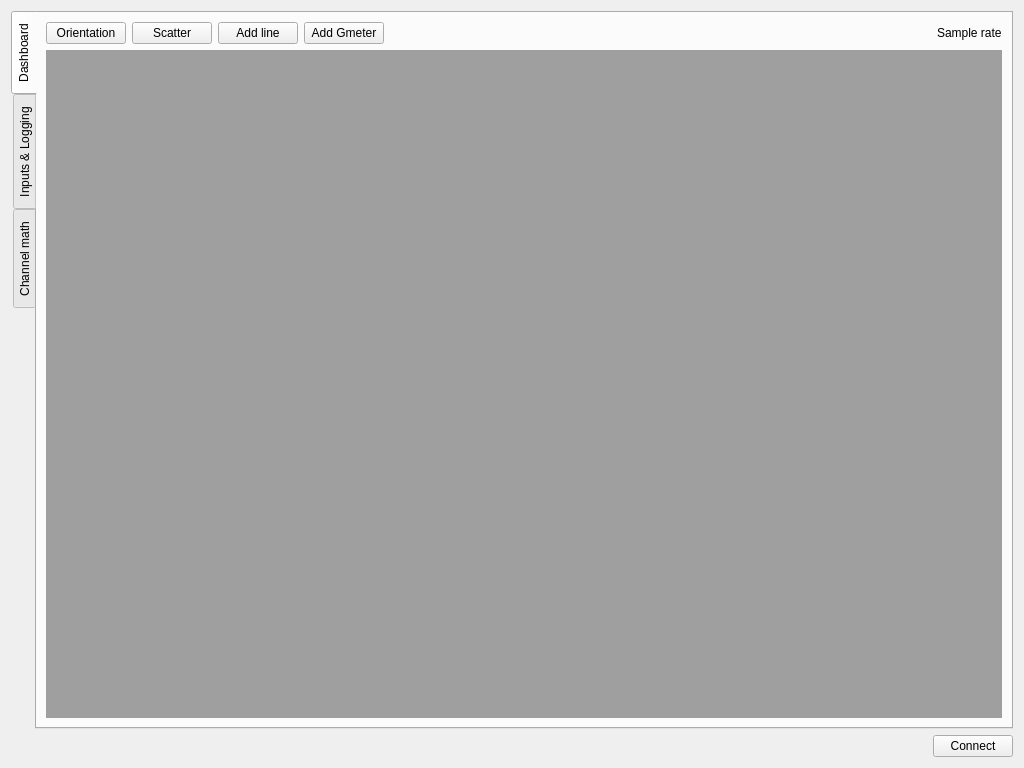
<?xml version="1.0" encoding="UTF-8"?>
<ui version="4.0">
 <class>MainWindow</class>
 <widget class="QWidget" name="MainWindow">
  <property name="geometry">
   <rect>
    <x>0</x>
    <y>0</y>
    <width>1024</width>
    <height>768</height>
   </rect>
  </property>
  <property name="windowTitle">
   <string>Data dashboard</string>
  </property>
  <layout class="QVBoxLayout" name="verticalLayout_3">
   <item>
    <widget class="QTabWidget" name="tabWidget">
     <property name="tabPosition">
      <enum>QTabWidget::West</enum>
     </property>
     <property name="currentIndex">
      <number>0</number>
     </property>
     <property name="movable">
      <bool>false</bool>
     </property>
     <widget class="QWidget" name="dashboard">
      <attribute name="title">
       <string>Dashboard</string>
      </attribute>
      <layout class="QVBoxLayout" name="verticalLayout_8">
       <item>
        <layout class="QHBoxLayout" name="horizontalLayout_8">
         <item>
          <widget class="QPushButton" name="add3D">
           <property name="toolTip">
            <string>&lt;html&gt;&lt;head/&gt;&lt;body&gt;&lt;p&gt;Add new orientation plot to the dashboard&lt;/p&gt;&lt;/body&gt;&lt;/html&gt;</string>
           </property>
           <property name="text">
            <string>Orientation</string>
           </property>
          </widget>
         </item>
         <item>
          <widget class="QPushButton" name="addScatter">
           <property name="toolTip">
            <string>&lt;html&gt;&lt;head/&gt;&lt;body&gt;&lt;p&gt;Add new scatter plot to the dashboard&lt;/p&gt;&lt;/body&gt;&lt;/html&gt;</string>
           </property>
           <property name="text">
            <string>Scatter</string>
           </property>
          </widget>
         </item>
         <item>
          <widget class="QPushButton" name="addLine">
           <property name="toolTip">
            <string>&lt;html&gt;&lt;head/&gt;&lt;body&gt;&lt;p&gt;Add new line plot to the dashboard&lt;/p&gt;&lt;/body&gt;&lt;/html&gt;</string>
           </property>
           <property name="text">
            <string>Add line</string>
           </property>
          </widget>
         </item>
         <item>
          <widget class="QPushButton" name="addGmeter">
           <property name="toolTip">
            <string>&lt;html&gt;&lt;head/&gt;&lt;body&gt;&lt;p&gt;Add new gmeter to the dashboard&lt;/p&gt;&lt;/body&gt;&lt;/html&gt;</string>
           </property>
           <property name="text">
            <string>Add Gmeter</string>
           </property>
          </widget>
         </item>
         <item>
          <spacer name="horizontalSpacer_6">
           <property name="orientation">
            <enum>Qt::Horizontal</enum>
           </property>
           <property name="sizeHint" stdset="0">
            <size>
             <width>40</width>
             <height>20</height>
            </size>
           </property>
          </spacer>
         </item>
         <item>
          <widget class="QLabel" name="sampleRate">
           <property name="text">
            <string>Sample rate</string>
           </property>
          </widget>
         </item>
        </layout>
       </item>
       <item>
        <widget class="QMdiArea" name="mdiArea">
         <property name="frameShadow">
          <enum>QFrame::Raised</enum>
         </property>
         <property name="viewMode">
          <enum>QMdiArea::SubWindowView</enum>
         </property>
         <property name="tabsClosable">
          <bool>false</bool>
         </property>
        </widget>
       </item>
      </layout>
     </widget>
     <widget class="QWidget" name="inputsConf">
      <attribute name="title">
       <string>Inputs &amp;&amp; Logging</string>
      </attribute>
      <layout class="QHBoxLayout" name="horizontalLayout">
       <item>
        <layout class="QVBoxLayout" name="verticalLayout">
         <property name="leftMargin">
          <number>10</number>
         </property>
         <property name="topMargin">
          <number>0</number>
         </property>
         <item>
          <widget class="QRadioButton" name="enableSerial">
           <property name="toolTip">
            <string>&lt;html&gt;&lt;head/&gt;&lt;body&gt;&lt;p&gt;Set serial port as input channel&lt;/p&gt;&lt;/body&gt;&lt;/html&gt;</string>
           </property>
           <property name="text">
            <string>Enable</string>
           </property>
           <property name="checkable">
            <bool>true</bool>
           </property>
           <property name="checked">
            <bool>true</bool>
           </property>
           <property name="autoExclusive">
            <bool>true</bool>
           </property>
          </widget>
         </item>
         <item>
          <widget class="QGroupBox" name="serialGroup">
           <property name="enabled">
            <bool>false</bool>
           </property>
           <property name="title">
            <string>Serial port</string>
           </property>
           <property name="flat">
            <bool>false</bool>
           </property>
           <property name="checkable">
            <bool>false</bool>
           </property>
           <layout class="QVBoxLayout" name="verticalLayout_9">
            <item>
             <widget class="QGroupBox" name="portOpt">
              <property name="title">
               <string>Port options</string>
              </property>
              <layout class="QHBoxLayout" name="horizontalLayout_4">
               <item>
                <layout class="QVBoxLayout" name="verticalLayout_2">
                 <item>
                  <layout class="QFormLayout" name="formLayout">
                   <item row="0" column="0">
                    <widget class="QLabel" name="label_2">
                     <property name="toolTip">
                      <string>&lt;html&gt;&lt;head/&gt;&lt;body&gt;&lt;p&gt;Select serial port for incoming data&lt;/p&gt;&lt;/body&gt;&lt;/html&gt;</string>
                     </property>
                     <property name="text">
                      <string>Port</string>
                     </property>
                    </widget>
                   </item>
                   <item row="1" column="0">
                    <widget class="QLabel" name="label_3">
                     <property name="toolTip">
                      <string>&lt;html&gt;&lt;head/&gt;&lt;body&gt;&lt;p&gt;Select port baud rate&lt;/p&gt;&lt;/body&gt;&lt;/html&gt;</string>
                     </property>
                     <property name="text">
                      <string>Baud rate</string>
                     </property>
                    </widget>
                   </item>
                   <item row="2" column="0">
                    <widget class="QLabel" name="label_4">
                     <property name="text">
                      <string>Parity</string>
                     </property>
                    </widget>
                   </item>
                   <item row="3" column="0">
                    <widget class="QLabel" name="label_5">
                     <property name="text">
                      <string>Stop bits</string>
                     </property>
                    </widget>
                   </item>
                   <item row="4" column="0">
                    <widget class="QLabel" name="label_6">
                     <property name="text">
                      <string>Flow control</string>
                     </property>
                    </widget>
                   </item>
                   <item row="0" column="1">
                    <widget class="QComboBox" name="portSelector">
                     <property name="toolTip">
                      <string>&lt;html&gt;&lt;head/&gt;&lt;body&gt;&lt;p&gt;Select serial port for incoming data&lt;/p&gt;&lt;/body&gt;&lt;/html&gt;</string>
                     </property>
                    </widget>
                   </item>
                   <item row="1" column="1">
                    <widget class="QComboBox" name="portBaud">
                     <property name="toolTip">
                      <string>&lt;html&gt;&lt;head/&gt;&lt;body&gt;&lt;p&gt;Select port baud rate&lt;/p&gt;&lt;/body&gt;&lt;/html&gt;</string>
                     </property>
                     <property name="editable">
                      <bool>true</bool>
                     </property>
                    </widget>
                   </item>
                  </layout>
                 </item>
                </layout>
               </item>
               <item>
                <spacer name="horizontalSpacer_2">
                 <property name="orientation">
                  <enum>Qt::Horizontal</enum>
                 </property>
                 <property name="sizeHint" stdset="0">
                  <size>
                   <width>40</width>
                   <height>20</height>
                  </size>
                 </property>
                </spacer>
               </item>
              </layout>
             </widget>
            </item>
           </layout>
          </widget>
         </item>
         <item>
          <widget class="QRadioButton" name="enableNetwork">
           <property name="toolTip">
            <string>&lt;html&gt;&lt;head/&gt;&lt;body&gt;&lt;p&gt;Set network port as input channel&lt;/p&gt;&lt;/body&gt;&lt;/html&gt;</string>
           </property>
           <property name="text">
            <string>Enable</string>
           </property>
           <property name="checkable">
            <bool>true</bool>
           </property>
           <property name="autoExclusive">
            <bool>true</bool>
           </property>
          </widget>
         </item>
         <item>
          <widget class="QGroupBox" name="networkGroup">
           <property name="enabled">
            <bool>false</bool>
           </property>
           <property name="title">
            <string>Network port</string>
           </property>
           <property name="checkable">
            <bool>false</bool>
           </property>
           <layout class="QVBoxLayout" name="verticalLayout_10">
            <item>
             <layout class="QHBoxLayout" name="horizontalLayout_3">
              <item>
               <widget class="QLabel" name="label_15">
                <property name="text">
                 <string>Port</string>
                </property>
               </widget>
              </item>
              <item>
               <widget class="QSpinBox" name="netportSelector">
                <property name="toolTip">
                 <string>&lt;html&gt;&lt;head/&gt;&lt;body&gt;&lt;p&gt;Network port to listen on for incoming data (remember to open this port in your firewall if using external data source)&lt;/p&gt;&lt;/body&gt;&lt;/html&gt;</string>
                </property>
                <property name="minimum">
                 <number>1</number>
                </property>
                <property name="maximum">
                 <number>65535</number>
                </property>
               </widget>
              </item>
              <item>
               <spacer name="horizontalSpacer_9">
                <property name="orientation">
                 <enum>Qt::Horizontal</enum>
                </property>
                <property name="sizeHint" stdset="0">
                 <size>
                  <width>40</width>
                  <height>20</height>
                 </size>
                </property>
               </spacer>
              </item>
             </layout>
            </item>
            <item>
             <spacer name="verticalSpacer_3">
              <property name="orientation">
               <enum>Qt::Vertical</enum>
              </property>
              <property name="sizeHint" stdset="0">
               <size>
                <width>20</width>
                <height>40</height>
               </size>
              </property>
             </spacer>
            </item>
           </layout>
          </widget>
         </item>
         <item>
          <spacer name="verticalSpacer">
           <property name="orientation">
            <enum>Qt::Vertical</enum>
           </property>
           <property name="sizeType">
            <enum>QSizePolicy::Expanding</enum>
           </property>
           <property name="sizeHint" stdset="0">
            <size>
             <width>20</width>
             <height>10</height>
            </size>
           </property>
          </spacer>
         </item>
        </layout>
       </item>
       <item>
        <layout class="QVBoxLayout" name="verticalLayout_15">
         <property name="leftMargin">
          <number>6</number>
         </property>
         <property name="topMargin">
          <number>0</number>
         </property>
         <property name="rightMargin">
          <number>6</number>
         </property>
         <property name="bottomMargin">
          <number>10</number>
         </property>
         <item>
          <widget class="QGroupBox" name="channelOpt">
           <property name="title">
            <string>Channel options</string>
           </property>
           <layout class="QHBoxLayout" name="horizontalLayout_2">
            <item>
             <layout class="QGridLayout" name="gridLayout_3">
              <property name="rightMargin">
               <number>6</number>
              </property>
              <item row="2" column="0">
               <widget class="QLabel" name="label_9">
                <property name="toolTip">
                 <string>&lt;html&gt;&lt;head/&gt;&lt;body&gt;&lt;p&gt;Ending character of a data frame (used to find end of data frame)&lt;/p&gt;&lt;/body&gt;&lt;/html&gt;</string>
                </property>
                <property name="text">
                 <string>Frame terminating char</string>
                </property>
               </widget>
              </item>
              <item row="1" column="1">
               <widget class="QLineEdit" name="frameChSeparator">
                <property name="toolTip">
                 <string>&lt;html&gt;&lt;head/&gt;&lt;body&gt;&lt;p&gt;Character used to separate different channels in a data frame&lt;/p&gt;&lt;/body&gt;&lt;/html&gt;</string>
                </property>
                <property name="maxLength">
                 <number>1</number>
                </property>
               </widget>
              </item>
              <item row="1" column="0">
               <widget class="QLabel" name="label_8">
                <property name="toolTip">
                 <string>&lt;html&gt;&lt;head/&gt;&lt;body&gt;&lt;p&gt;Character used to separate different channels in a data frame&lt;/p&gt;&lt;/body&gt;&lt;/html&gt;</string>
                </property>
                <property name="text">
                 <string>Frame channel separator</string>
                </property>
               </widget>
              </item>
              <item row="2" column="1">
               <widget class="QLineEdit" name="frameEndSep">
                <property name="toolTip">
                 <string>&lt;html&gt;&lt;head/&gt;&lt;body&gt;&lt;p&gt;Ending character of a data frame (used to find end of data frame)&lt;/p&gt;&lt;/body&gt;&lt;/html&gt;</string>
                </property>
                <property name="maxLength">
                 <number>1</number>
                </property>
               </widget>
              </item>
              <item row="2" column="2">
               <widget class="QCheckBox" name="termSlashR">
                <property name="toolTip">
                 <string>&lt;html&gt;&lt;head/&gt;&lt;body&gt;&lt;p&gt;Add carriage return to terminating sequence&lt;/p&gt;&lt;/body&gt;&lt;/html&gt;</string>
                </property>
                <property name="text">
                 <string>\r</string>
                </property>
               </widget>
              </item>
              <item row="0" column="0">
               <widget class="QLabel" name="label">
                <property name="toolTip">
                 <string>&lt;html&gt;&lt;head/&gt;&lt;body&gt;&lt;p&gt;Starting character of a data frame (used to find beginning of data frame)&lt;/p&gt;&lt;/body&gt;&lt;/html&gt;</string>
                </property>
                <property name="text">
                 <string>Frame start char</string>
                </property>
               </widget>
              </item>
              <item row="3" column="1">
               <spacer name="verticalSpacer_5">
                <property name="orientation">
                 <enum>Qt::Vertical</enum>
                </property>
                <property name="sizeType">
                 <enum>QSizePolicy::Expanding</enum>
                </property>
                <property name="sizeHint" stdset="0">
                 <size>
                  <width>20</width>
                  <height>40</height>
                 </size>
                </property>
               </spacer>
              </item>
              <item row="0" column="1">
               <widget class="QLineEdit" name="frameStartCh">
                <property name="toolTip">
                 <string>&lt;html&gt;&lt;head/&gt;&lt;body&gt;&lt;p&gt;Starting character of a data frame (used to find beginning of data frame)&lt;/p&gt;&lt;/body&gt;&lt;/html&gt;</string>
                </property>
                <property name="maxLength">
                 <number>1</number>
                </property>
               </widget>
              </item>
              <item row="2" column="3">
               <widget class="QCheckBox" name="termSlashN">
                <property name="toolTip">
                 <string>&lt;html&gt;&lt;head/&gt;&lt;body&gt;&lt;p&gt;Add line feed to terminating sequence&lt;/p&gt;&lt;/body&gt;&lt;/html&gt;</string>
                </property>
                <property name="text">
                 <string>\n</string>
                </property>
               </widget>
              </item>
              <item row="3" column="0">
               <widget class="QLabel" name="label_16">
                <property name="text">
                 <string>&lt;html&gt;&lt;head/&gt;&lt;body&gt;&lt;p&gt;&lt;span style=&quot; color:#747474;&quot;&gt;(Channel separator and frame terminator are required)&lt;/span&gt;&lt;/p&gt;&lt;/body&gt;&lt;/html&gt;</string>
                </property>
                <property name="alignment">
                 <set>Qt::AlignLeading|Qt::AlignLeft|Qt::AlignTop</set>
                </property>
                <property name="wordWrap">
                 <bool>true</bool>
                </property>
               </widget>
              </item>
             </layout>
            </item>
            <item>
             <spacer name="horizontalSpacer_4">
              <property name="orientation">
               <enum>Qt::Horizontal</enum>
              </property>
              <property name="sizeHint" stdset="0">
               <size>
                <width>40</width>
                <height>20</height>
               </size>
              </property>
             </spacer>
            </item>
            <item>
             <layout class="QVBoxLayout" name="verticalLayout_4">
              <property name="leftMargin">
               <number>5</number>
              </property>
              <property name="bottomMargin">
               <number>5</number>
              </property>
              <item>
               <layout class="QHBoxLayout" name="horizontalLayout_5">
                <property name="leftMargin">
                 <number>5</number>
                </property>
                <item>
                 <widget class="QLabel" name="label_10">
                  <property name="toolTip">
                   <string>Number of input serial channels</string>
                  </property>
                  <property name="text">
                   <string>Number of channels</string>
                  </property>
                 </widget>
                </item>
                <item>
                 <widget class="QSpinBox" name="channelNumber">
                  <property name="toolTip">
                   <string>Number of input serial channels</string>
                  </property>
                  <property name="minimum">
                   <number>1</number>
                  </property>
                  <property name="maximum">
                   <number>20</number>
                  </property>
                  <property name="value">
                   <number>1</number>
                  </property>
                 </widget>
                </item>
               </layout>
              </item>
              <item>
               <widget class="QScrollArea" name="scrollArea">
                <property name="minimumSize">
                 <size>
                  <width>250</width>
                  <height>150</height>
                 </size>
                </property>
                <property name="horizontalScrollBarPolicy">
                 <enum>Qt::ScrollBarAlwaysOff</enum>
                </property>
                <property name="widgetResizable">
                 <bool>true</bool>
                </property>
                <widget class="QWidget" name="channelList_2">
                 <property name="geometry">
                  <rect>
                   <x>0</x>
                   <y>0</y>
                   <width>248</width>
                   <height>155</height>
                  </rect>
                 </property>
                 <layout class="QVBoxLayout" name="verticalLayout_5">
                  <item>
                   <layout class="QVBoxLayout" name="channelList">
                    <property name="spacing">
                     <number>2</number>
                    </property>
                    <property name="sizeConstraint">
                     <enum>QLayout::SetDefaultConstraint</enum>
                    </property>
                   </layout>
                  </item>
                 </layout>
                </widget>
               </widget>
              </item>
             </layout>
            </item>
           </layout>
          </widget>
         </item>
         <item>
          <widget class="QGroupBox" name="filelogGroup">
           <property name="title">
            <string>File logging</string>
           </property>
           <layout class="QVBoxLayout" name="verticalLayout_12">
            <item>
             <layout class="QGridLayout" name="gridLayout">
              <property name="leftMargin">
               <number>6</number>
              </property>
              <property name="topMargin">
               <number>6</number>
              </property>
              <property name="rightMargin">
               <number>6</number>
              </property>
              <property name="bottomMargin">
               <number>6</number>
              </property>
              <item row="2" column="1">
               <widget class="QLineEdit" name="logfilePath">
                <property name="sizePolicy">
                 <sizepolicy hsizetype="Expanding" vsizetype="Fixed">
                  <horstretch>0</horstretch>
                  <verstretch>0</verstretch>
                 </sizepolicy>
                </property>
                <property name="toolTip">
                 <string>&lt;html&gt;&lt;head/&gt;&lt;body&gt;&lt;p&gt;Currently used save path for log file&lt;/p&gt;&lt;/body&gt;&lt;/html&gt;</string>
                </property>
               </widget>
              </item>
              <item row="3" column="1">
               <widget class="QLineEdit" name="logfileName">
                <property name="toolTip">
                 <string>&lt;html&gt;&lt;head/&gt;&lt;body&gt;&lt;p&gt;Log file name&lt;/p&gt;&lt;/body&gt;&lt;/html&gt;</string>
                </property>
               </widget>
              </item>
              <item row="0" column="0">
               <widget class="QLabel" name="label_7">
                <property name="text">
                 <string>Configure logging to file</string>
                </property>
               </widget>
              </item>
              <item row="0" column="1">
               <widget class="QCheckBox" name="fileloggingEnabled">
                <property name="toolTip">
                 <string>&lt;html&gt;&lt;head/&gt;&lt;body&gt;&lt;p&gt;Enable logging to file&lt;/p&gt;&lt;/body&gt;&lt;/html&gt;</string>
                </property>
                <property name="text">
                 <string>Enabled</string>
                </property>
               </widget>
              </item>
              <item row="3" column="0">
               <widget class="QLabel" name="label_13">
                <property name="toolTip">
                 <string>&lt;html&gt;&lt;head/&gt;&lt;body&gt;&lt;p&gt;Log file name&lt;/p&gt;&lt;/body&gt;&lt;/html&gt;</string>
                </property>
                <property name="text">
                 <string>File name</string>
                </property>
                <property name="alignment">
                 <set>Qt::AlignRight|Qt::AlignTrailing|Qt::AlignVCenter</set>
                </property>
               </widget>
              </item>
              <item row="2" column="0">
               <widget class="QPushButton" name="logfilePathDialog">
                <property name="toolTip">
                 <string>&lt;html&gt;&lt;head/&gt;&lt;body&gt;&lt;p&gt;Click to select save path for the log file&lt;/p&gt;&lt;/body&gt;&lt;/html&gt;</string>
                </property>
                <property name="text">
                 <string>Save path</string>
                </property>
               </widget>
              </item>
              <item row="1" column="0">
               <widget class="QRadioButton" name="overwriteButton">
                <property name="toolTip">
                 <string>&lt;html&gt;&lt;head/&gt;&lt;body&gt;&lt;p&gt;Overwrite existing file when logging begins&lt;/p&gt;&lt;/body&gt;&lt;/html&gt;</string>
                </property>
                <property name="layoutDirection">
                 <enum>Qt::RightToLeft</enum>
                </property>
                <property name="text">
                 <string>Overwrite</string>
                </property>
               </widget>
              </item>
              <item row="1" column="1">
               <widget class="QRadioButton" name="appendButton">
                <property name="toolTip">
                 <string>&lt;html&gt;&lt;head/&gt;&lt;body&gt;&lt;p&gt;Append to existing file when logging begins&lt;/p&gt;&lt;/body&gt;&lt;/html&gt;</string>
                </property>
                <property name="layoutDirection">
                 <enum>Qt::LeftToRight</enum>
                </property>
                <property name="text">
                 <string>Append</string>
                </property>
                <property name="checked">
                 <bool>true</bool>
                </property>
               </widget>
              </item>
              <item row="4" column="0">
               <widget class="QLabel" name="label_14">
                <property name="text">
                 <string>Channel separator</string>
                </property>
                <property name="alignment">
                 <set>Qt::AlignRight|Qt::AlignTrailing|Qt::AlignVCenter</set>
                </property>
               </widget>
              </item>
              <item row="4" column="1">
               <widget class="QLineEdit" name="logfileChSep">
                <property name="toolTip">
                 <string>&lt;html&gt;&lt;head/&gt;&lt;body&gt;&lt;p&gt;Character used to separate channels logged into the file&lt;/p&gt;&lt;/body&gt;&lt;/html&gt;</string>
                </property>
                <property name="maxLength">
                 <number>1</number>
                </property>
               </widget>
              </item>
             </layout>
            </item>
           </layout>
          </widget>
         </item>
         <item>
          <spacer name="verticalSpacer_7">
           <property name="orientation">
            <enum>Qt::Vertical</enum>
           </property>
           <property name="sizeHint" stdset="0">
            <size>
             <width>20</width>
             <height>40</height>
            </size>
           </property>
          </spacer>
         </item>
        </layout>
       </item>
       <item>
        <spacer name="horizontalSpacer_8">
         <property name="orientation">
          <enum>Qt::Horizontal</enum>
         </property>
         <property name="sizeHint" stdset="0">
          <size>
           <width>40</width>
           <height>20</height>
          </size>
         </property>
        </spacer>
       </item>
      </layout>
     </widget>
     <widget class="QWidget" name="mathconfTab">
      <attribute name="title">
       <string>Channel math</string>
      </attribute>
      <layout class="QHBoxLayout" name="horizontalLayout_6">
       <item>
        <layout class="QVBoxLayout" name="verticalLayout_6">
         <item>
          <widget class="QLabel" name="label_11">
           <property name="text">
            <string>&lt;html&gt;&lt;head/&gt;&lt;body&gt;&lt;p&gt;Create new data channels by performing basic math on input channels&lt;/p&gt;&lt;/body&gt;&lt;/html&gt;</string>
           </property>
          </widget>
         </item>
         <item>
          <widget class="QGroupBox" name="groupBox_2">
           <property name="title">
            <string>Enable math channel</string>
           </property>
           <layout class="QGridLayout" name="gridLayout_2">
            <item row="0" column="2">
             <widget class="QCheckBox" name="mathCh4en">
              <property name="toolTip">
               <string>&lt;html&gt;&lt;head/&gt;&lt;body&gt;&lt;p&gt;Check to enable math channel&lt;/p&gt;&lt;p&gt;(if a component has been added or changed, uncheck and check the channel to apply the change)&lt;/p&gt;&lt;/body&gt;&lt;/html&gt;</string>
              </property>
              <property name="text">
               <string>Math channel 4</string>
              </property>
             </widget>
            </item>
            <item row="2" column="1">
             <widget class="QLineEdit" name="mathCh3name">
              <property name="placeholderText">
               <string>Channel label</string>
              </property>
             </widget>
            </item>
            <item row="2" column="0">
             <widget class="QCheckBox" name="mathCh3en">
              <property name="toolTip">
               <string>&lt;html&gt;&lt;head/&gt;&lt;body&gt;&lt;p&gt;Check to enable math channel&lt;/p&gt;&lt;p&gt;(if a component has been added or changed, uncheck and check the channel to apply the change)&lt;/p&gt;&lt;/body&gt;&lt;/html&gt;</string>
              </property>
              <property name="text">
               <string>Math channel 3</string>
              </property>
             </widget>
            </item>
            <item row="0" column="0">
             <widget class="QCheckBox" name="mathCh1en">
              <property name="toolTip">
               <string>&lt;html&gt;&lt;head/&gt;&lt;body&gt;&lt;p&gt;Check to enable math channel&lt;/p&gt;&lt;p&gt;(if a component has been added or changed, uncheck and check the channel to apply the change)&lt;/p&gt;&lt;/body&gt;&lt;/html&gt;</string>
              </property>
              <property name="text">
               <string>Math channel 1</string>
              </property>
             </widget>
            </item>
            <item row="2" column="2">
             <widget class="QCheckBox" name="mathCh6en">
              <property name="toolTip">
               <string>&lt;html&gt;&lt;head/&gt;&lt;body&gt;&lt;p&gt;Check to enable math channel&lt;/p&gt;&lt;p&gt;(if a component has been added or changed, uncheck and check the channel to apply the change)&lt;/p&gt;&lt;/body&gt;&lt;/html&gt;</string>
              </property>
              <property name="text">
               <string>Math channel 6</string>
              </property>
             </widget>
            </item>
            <item row="0" column="3">
             <widget class="QLineEdit" name="mathCh4name">
              <property name="placeholderText">
               <string>Channel label</string>
              </property>
             </widget>
            </item>
            <item row="1" column="3">
             <widget class="QLineEdit" name="mathCh5name">
              <property name="placeholderText">
               <string>Channel label</string>
              </property>
             </widget>
            </item>
            <item row="1" column="0">
             <widget class="QCheckBox" name="mathCh2en">
              <property name="toolTip">
               <string>&lt;html&gt;&lt;head/&gt;&lt;body&gt;&lt;p&gt;Check to enable math channel&lt;/p&gt;&lt;p&gt;(if a component has been added or changed, uncheck and check the channel to apply the change)&lt;/p&gt;&lt;/body&gt;&lt;/html&gt;</string>
              </property>
              <property name="text">
               <string>Math channel 2</string>
              </property>
             </widget>
            </item>
            <item row="1" column="1">
             <widget class="QLineEdit" name="mathCh2name">
              <property name="placeholderText">
               <string>Channel label</string>
              </property>
             </widget>
            </item>
            <item row="0" column="1">
             <widget class="QLineEdit" name="mathCh1name">
              <property name="placeholderText">
               <string>Channel label</string>
              </property>
             </widget>
            </item>
            <item row="1" column="2">
             <widget class="QCheckBox" name="mathCh5en">
              <property name="toolTip">
               <string>&lt;html&gt;&lt;head/&gt;&lt;body&gt;&lt;p&gt;Check to enable math channel&lt;/p&gt;&lt;p&gt;(if a component has been added or changed, uncheck and check the channel to apply the change)&lt;/p&gt;&lt;/body&gt;&lt;/html&gt;</string>
              </property>
              <property name="text">
               <string>Math channel 5</string>
              </property>
             </widget>
            </item>
            <item row="2" column="3">
             <widget class="QLineEdit" name="mathCh6name">
              <property name="placeholderText">
               <string>Channel label</string>
              </property>
             </widget>
            </item>
            <item row="0" column="4">
             <spacer name="horizontalSpacer_7">
              <property name="orientation">
               <enum>Qt::Horizontal</enum>
              </property>
              <property name="sizeHint" stdset="0">
               <size>
                <width>40</width>
                <height>20</height>
               </size>
              </property>
             </spacer>
            </item>
           </layout>
          </widget>
         </item>
         <item>
          <spacer name="verticalSpacer_2">
           <property name="orientation">
            <enum>Qt::Vertical</enum>
           </property>
           <property name="sizeType">
            <enum>QSizePolicy::Fixed</enum>
           </property>
           <property name="sizeHint" stdset="0">
            <size>
             <width>20</width>
             <height>50</height>
            </size>
           </property>
          </spacer>
         </item>
         <item>
          <layout class="QHBoxLayout" name="horizontalLayout_7">
           <property name="topMargin">
            <number>5</number>
           </property>
           <item>
            <widget class="QPushButton" name="addMathComp">
             <property name="toolTip">
              <string>&lt;html&gt;&lt;head/&gt;&lt;body&gt;&lt;p&gt;Add new math component&lt;/p&gt;&lt;p&gt;Components stack up to to create an expression associated with the math channel (e.g. math=+abs(ch1)*ch2 would correspond to adding component '+abs' with input channel 1, and '*' with channel 2)&lt;/p&gt;&lt;/body&gt;&lt;/html&gt;</string>
             </property>
             <property name="text">
              <string>Add component</string>
             </property>
            </widget>
           </item>
           <item>
            <spacer name="horizontalSpacer_5">
             <property name="orientation">
              <enum>Qt::Horizontal</enum>
             </property>
             <property name="sizeHint" stdset="0">
              <size>
               <width>40</width>
               <height>20</height>
              </size>
             </property>
            </spacer>
           </item>
          </layout>
         </item>
         <item>
          <widget class="QLabel" name="label_12">
           <property name="text">
            <string>&lt;!DOCTYPE HTML PUBLIC &quot;-//W3C//DTD HTML 4.0//EN&quot; &quot;http://www.w3.org/TR/REC-html40/strict.dtd&quot;&gt;
&lt;html&gt;&lt;head&gt;&lt;meta name=&quot;qrichtext&quot; content=&quot;1&quot; /&gt;&lt;style type=&quot;text/css&quot;&gt;
p, li { white-space: pre-wrap; }
&lt;/style&gt;&lt;/head&gt;&lt;body style=&quot; font-family:'MS Shell Dlg 2'; font-size:8pt; font-weight:400; font-style:normal;&quot;&gt;
&lt;p style=&quot; margin-top:12px; margin-bottom:12px; margin-left:0px; margin-right:0px; -qt-block-indent:0; text-indent:0px;&quot;&gt;Active math components (Math channel needs to be re-enabled for changes to take effect)&lt;/p&gt;&lt;/body&gt;&lt;/html&gt;</string>
           </property>
          </widget>
         </item>
         <item>
          <widget class="QScrollArea" name="scrollArea_2">
           <property name="minimumSize">
            <size>
             <width>0</width>
             <height>200</height>
            </size>
           </property>
           <property name="horizontalScrollBarPolicy">
            <enum>Qt::ScrollBarAlwaysOff</enum>
           </property>
           <property name="widgetResizable">
            <bool>true</bool>
           </property>
           <widget class="QWidget" name="scrollAreaWidgetContents">
            <property name="geometry">
             <rect>
              <x>0</x>
              <y>0</y>
              <width>516</width>
              <height>210</height>
             </rect>
            </property>
            <layout class="QVBoxLayout" name="verticalLayout_7">
             <property name="leftMargin">
              <number>5</number>
             </property>
             <property name="rightMargin">
              <number>5</number>
             </property>
             <property name="bottomMargin">
              <number>0</number>
             </property>
             <item>
              <layout class="QVBoxLayout" name="mathCompLayout"/>
             </item>
            </layout>
           </widget>
          </widget>
         </item>
         <item>
          <spacer name="verticalSpacer_4">
           <property name="orientation">
            <enum>Qt::Vertical</enum>
           </property>
           <property name="sizeHint" stdset="0">
            <size>
             <width>20</width>
             <height>40</height>
            </size>
           </property>
          </spacer>
         </item>
        </layout>
       </item>
       <item>
        <spacer name="horizontalSpacer">
         <property name="orientation">
          <enum>Qt::Horizontal</enum>
         </property>
         <property name="sizeHint" stdset="0">
          <size>
           <width>40</width>
           <height>20</height>
          </size>
         </property>
        </spacer>
       </item>
      </layout>
     </widget>
    </widget>
   </item>
   <item>
    <layout class="QHBoxLayout" name="footer">
     <item>
      <widget class="QLabel" name="logLine">
       <property name="text">
        <string/>
       </property>
       <property name="alignment">
        <set>Qt::AlignBottom|Qt::AlignLeading|Qt::AlignLeft</set>
       </property>
      </widget>
     </item>
     <item>
      <spacer name="horizontalSpacer_3">
       <property name="orientation">
        <enum>Qt::Horizontal</enum>
       </property>
       <property name="sizeHint" stdset="0">
        <size>
         <width>40</width>
         <height>20</height>
        </size>
       </property>
      </spacer>
     </item>
     <item>
      <widget class="QLabel" name="timestamp">
       <property name="text">
        <string/>
       </property>
      </widget>
     </item>
     <item>
      <widget class="QPushButton" name="connectButton">
       <property name="toolTip">
        <string>&lt;html&gt;&lt;head/&gt;&lt;body&gt;&lt;p&gt;Open/close serial port&lt;/p&gt;&lt;/body&gt;&lt;/html&gt;</string>
       </property>
       <property name="text">
        <string>Connect</string>
       </property>
      </widget>
     </item>
    </layout>
   </item>
  </layout>
 </widget>
 <resources/>
 <connections/>
</ui>
